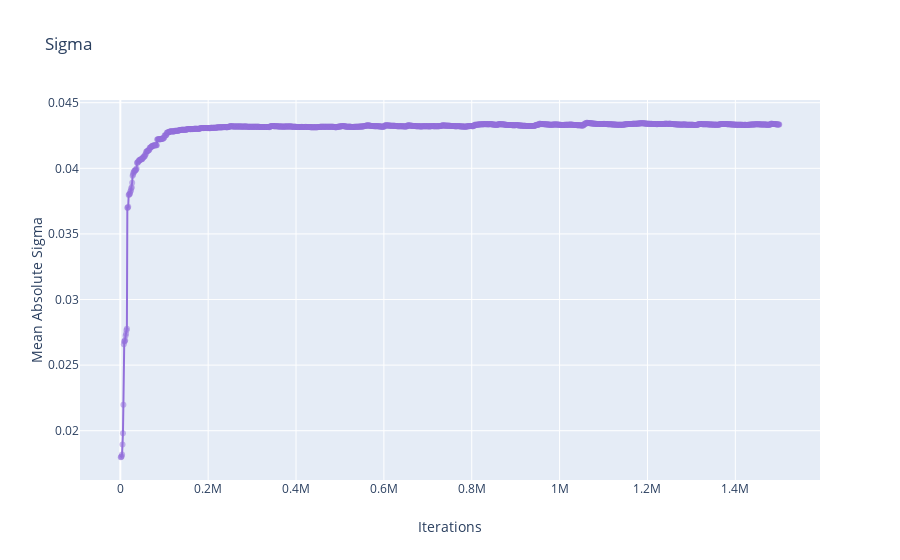

The cell this chart's notebook holds for it:
### Code cell
fig = go.Figure()
fig.update_xaxes(title_text='Iterations')
fig.update_yaxes(title_text='Mean Absolute Sigma')
fig.update_layout(title_text='Sigma')
fig.add_trace(go.Scatter(x=data['iteration'], y=data['value'],
                    mode='lines+markers', name='markers', marker=dict(
            color='MediumPurple',
            opacity=0.5,
        )))

### Figure 1 — Plotly figure (JSON) as saved in the notebook; plotly's stock layout.template omitted (floating-point values rounded to 4 significant figures; data arrays with more than 128 entries replaced by an {"elided": "..."} marker saying what was removed)
{"data": [{"marker": {"color": "MediumPurple", "opacity": 0.5}, "mode": "lines+markers", "name": "markers", "type": "scatter", "x": {"elided": "1500 int values"}, "y": {"elided": "1500 float values"}}], "layout": {"title": {"text": "Sigma"}, "xaxis": {"title": {"text": "Iterations"}}, "yaxis": {"title": {"text": "Mean Absolute Sigma"}}}}
